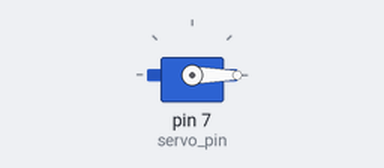
This sketch was run on a simulated Arduino Uno, built with avr-gcc and run on an emulated ATmega328P. On the bench: servo.

Above: at 0.05 s.
At 4.0 s:
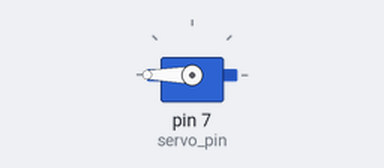
Timing chart, 0 to 5.2 s (numbered marks = the images above):
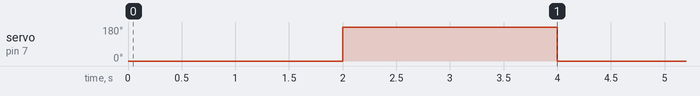

Measured:
- by itself, servo on pin 7 (servo_pin): alternates 180° for 2.0 s and 0° for 2.0 s

The sketch:

Servo_motor_example.ino
```cpp
#include <Servo.h>          //Servo motor library. This is standard library

#define servo_pin 7

Servo servo_motor; //our servo name

void setup() {
  servo_motor.attach(servo_pin); //our servo pin
}

void loop() {
  servo_motor.write(0);

  delay(2000);

  servo_motor.write(270);

  delay(2000);
}
```
